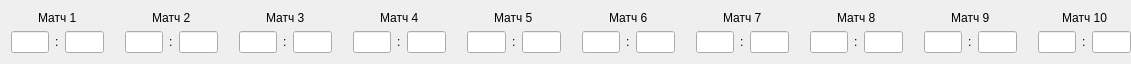
   <widget class="QWidget" name="">
    <property name="geometry">
     <rect>
      <x>30</x>
      <y>70</y>
      <width>1131</width>
      <height>53</height>
     </rect>
    </property>
    <layout class="QHBoxLayout" name="horizontalLayout_33">
     <property name="rightMargin">
      <number>0</number>
     </property>
     <item>
      <layout class="QVBoxLayout" name="verticalLayout_3">
       <property name="topMargin">
        <number>0</number>
       </property>
       <item alignment="Qt::AlignHCenter">
        <widget class="QLabel" name="label_12">
         <property name="text">
          <string>Матч 1</string>
         </property>
        </widget>
       </item>
       <item>
        <layout class="QHBoxLayout" name="horizontalLayout_6">
         <property name="bottomMargin">
          <number>0</number>
         </property>
         <item>
          <widget class="QLineEdit" name="Score_1_1">
           <property name="alignment">
            <set>Qt::AlignCenter</set>
           </property>
          </widget>
         </item>
         <item>
          <widget class="QLabel" name="label">
           <property name="text">
            <string>:</string>
           </property>
          </widget>
         </item>
         <item>
          <widget class="QLineEdit" name="Score_1_2">
           <property name="alignment">
            <set>Qt::AlignCenter</set>
           </property>
          </widget>
         </item>
        </layout>
       </item>
      </layout>
     </item>
     <item>
      <spacer name="verticalSpacer_2">
       <property name="orientation">
        <enum>Qt::Vertical</enum>
       </property>
       <property name="sizeHint" stdset="0">
        <size>
         <width>15</width>
         <height>40</height>
        </size>
       </property>
      </spacer>
     </item>
     <item>
      <layout class="QVBoxLayout" name="verticalLayout_25">
       <property name="topMargin">
        <number>0</number>
       </property>
       <item alignment="Qt::AlignHCenter">
        <widget class="QLabel" name="label_255">
         <property name="text">
          <string>Матч 2</string>
         </property>
        </widget>
       </item>
       <item>
        <layout class="QHBoxLayout" name="horizontalLayout_43">
         <property name="bottomMargin">
          <number>0</number>
         </property>
         <item>
          <widget class="QLineEdit" name="Score_2_1">
           <property name="alignment">
            <set>Qt::AlignCenter</set>
           </property>
          </widget>
         </item>
         <item>
          <widget class="QLabel" name="label_256">
           <property name="text">
            <string>:</string>
           </property>
          </widget>
         </item>
         <item>
          <widget class="QLineEdit" name="Score_2_2">
           <property name="alignment">
            <set>Qt::AlignCenter</set>
           </property>
          </widget>
         </item>
        </layout>
       </item>
      </layout>
     </item>
     <item>
      <spacer name="verticalSpacer">
       <property name="orientation">
        <enum>Qt::Vertical</enum>
       </property>
       <property name="sizeHint" stdset="0">
        <size>
         <width>15</width>
         <height>40</height>
        </size>
       </property>
      </spacer>
     </item>
     <item>
      <layout class="QVBoxLayout" name="verticalLayout_19">
       <property name="topMargin">
        <number>0</number>
       </property>
       <item alignment="Qt::AlignHCenter">
        <widget class="QLabel" name="label_23">
         <property name="text">
          <string>Матч 3</string>
         </property>
        </widget>
       </item>
       <item>
        <layout class="QHBoxLayout" name="horizontalLayout_37">
         <property name="bottomMargin">
          <number>0</number>
         </property>
         <item>
          <widget class="QLineEdit" name="Score_3_1">
           <property name="alignment">
            <set>Qt::AlignCenter</set>
           </property>
          </widget>
         </item>
         <item>
          <widget class="QLabel" name="label_24">
           <property name="text">
            <string>:</string>
           </property>
          </widget>
         </item>
         <item>
          <widget class="QLineEdit" name="Score_3_2">
           <property name="alignment">
            <set>Qt::AlignCenter</set>
           </property>
          </widget>
         </item>
        </layout>
       </item>
      </layout>
     </item>
     <item>
      <spacer name="verticalSpacer_3">
       <property name="orientation">
        <enum>Qt::Vertical</enum>
       </property>
       <property name="sizeHint" stdset="0">
        <size>
         <width>15</width>
         <height>40</height>
        </size>
       </property>
      </spacer>
     </item>
     <item>
      <layout class="QVBoxLayout" name="verticalLayout_20">
       <property name="topMargin">
        <number>0</number>
       </property>
       <item alignment="Qt::AlignHCenter">
        <widget class="QLabel" name="label_25">
         <property name="text">
          <string>Матч 4</string>
         </property>
        </widget>
       </item>
       <item>
        <layout class="QHBoxLayout" name="horizontalLayout_38">
         <property name="bottomMargin">
          <number>0</number>
         </property>
         <item>
          <widget class="QLineEdit" name="Score_4_1">
           <property name="alignment">
            <set>Qt::AlignCenter</set>
           </property>
          </widget>
         </item>
         <item>
          <widget class="QLabel" name="label_26">
           <property name="text">
            <string>:</string>
           </property>
          </widget>
         </item>
         <item>
          <widget class="QLineEdit" name="Score_4_2">
           <property name="alignment">
            <set>Qt::AlignCenter</set>
           </property>
          </widget>
         </item>
        </layout>
       </item>
      </layout>
     </item>
     <item>
      <spacer name="verticalSpacer_4">
       <property name="orientation">
        <enum>Qt::Vertical</enum>
       </property>
       <property name="sizeHint" stdset="0">
        <size>
         <width>15</width>
         <height>40</height>
        </size>
       </property>
      </spacer>
     </item>
     <item>
      <layout class="QVBoxLayout" name="verticalLayout_27">
       <property name="topMargin">
        <number>0</number>
       </property>
       <item alignment="Qt::AlignHCenter">
        <widget class="QLabel" name="label_259">
         <property name="text">
          <string>Матч 5</string>
         </property>
        </widget>
       </item>
       <item>
        <layout class="QHBoxLayout" name="horizontalLayout_45">
         <property name="bottomMargin">
          <number>0</number>
         </property>
         <item>
          <widget class="QLineEdit" name="Score_5_1">
           <property name="alignment">
            <set>Qt::AlignCenter</set>
           </property>
          </widget>
         </item>
         <item>
          <widget class="QLabel" name="label_260">
           <property name="text">
            <string>:</string>
           </property>
          </widget>
         </item>
         <item>
          <widget class="QLineEdit" name="Score_5_2">
           <property name="alignment">
            <set>Qt::AlignCenter</set>
           </property>
          </widget>
         </item>
        </layout>
       </item>
      </layout>
     </item>
     <item>
      <spacer name="verticalSpacer_5">
       <property name="orientation">
        <enum>Qt::Vertical</enum>
       </property>
       <property name="sizeHint" stdset="0">
        <size>
         <width>15</width>
         <height>40</height>
        </size>
       </property>
      </spacer>
     </item>
     <item>
      <layout class="QVBoxLayout" name="verticalLayout_26">
       <property name="topMargin">
        <number>0</number>
       </property>
       <item alignment="Qt::AlignHCenter">
        <widget class="QLabel" name="label_257">
         <property name="text">
          <string>Матч 6</string>
         </property>
        </widget>
       </item>
       <item>
        <layout class="QHBoxLayout" name="horizontalLayout_44">
         <property name="bottomMargin">
          <number>0</number>
         </property>
         <item>
          <widget class="QLineEdit" name="Score_6_1">
           <property name="alignment">
            <set>Qt::AlignCenter</set>
           </property>
          </widget>
         </item>
         <item>
          <widget class="QLabel" name="label_258">
           <property name="text">
            <string>:</string>
           </property>
          </widget>
         </item>
         <item>
          <widget class="QLineEdit" name="Score_6_2">
           <property name="alignment">
            <set>Qt::AlignCenter</set>
           </property>
          </widget>
         </item>
        </layout>
       </item>
      </layout>
     </item>
     <item>
      <spacer name="verticalSpacer_6">
       <property name="orientation">
        <enum>Qt::Vertical</enum>
       </property>
       <property name="sizeHint" stdset="0">
        <size>
         <width>15</width>
         <height>40</height>
        </size>
       </property>
      </spacer>
     </item>
     <item>
      <layout class="QVBoxLayout" name="verticalLayout_21">
       <property name="topMargin">
        <number>0</number>
       </property>
       <item alignment="Qt::AlignHCenter">
        <widget class="QLabel" name="label_27">
         <property name="text">
          <string>Матч 7</string>
         </property>
        </widget>
       </item>
       <item>
        <layout class="QHBoxLayout" name="horizontalLayout_39">
         <property name="bottomMargin">
          <number>0</number>
         </property>
         <item>
          <widget class="QLineEdit" name="Score_7_1">
           <property name="alignment">
            <set>Qt::AlignCenter</set>
           </property>
          </widget>
         </item>
         <item>
          <widget class="QLabel" name="label_28">
           <property name="text">
            <string>:</string>
           </property>
          </widget>
         </item>
         <item>
          <widget class="QLineEdit" name="Score_7_2">
           <property name="alignment">
            <set>Qt::AlignCenter</set>
           </property>
          </widget>
         </item>
        </layout>
       </item>
      </layout>
     </item>
     <item>
      <spacer name="verticalSpacer_7">
       <property name="orientation">
        <enum>Qt::Vertical</enum>
       </property>
       <property name="sizeHint" stdset="0">
        <size>
         <width>15</width>
         <height>40</height>
        </size>
       </property>
      </spacer>
     </item>
     <item>
      <layout class="QVBoxLayout" name="verticalLayout_24">
       <property name="topMargin">
        <number>0</number>
       </property>
       <item alignment="Qt::AlignHCenter">
        <widget class="QLabel" name="label_253">
         <property name="text">
          <string>Матч 8</string>
         </property>
        </widget>
       </item>
       <item>
        <layout class="QHBoxLayout" name="horizontalLayout_42">
         <property name="bottomMargin">
          <number>0</number>
         </property>
         <item alignment="Qt::AlignHCenter">
          <widget class="QLineEdit" name="Score_8_1">
           <property name="alignment">
            <set>Qt::AlignCenter</set>
           </property>
          </widget>
         </item>
         <item>
          <widget class="QLabel" name="label_254">
           <property name="text">
            <string>:</string>
           </property>
          </widget>
         </item>
         <item>
          <widget class="QLineEdit" name="Score_8_2">
           <property name="styleSheet">
            <string notr="true">Alignment: AlignCenter</string>
           </property>
           <property name="text">
            <string/>
           </property>
           <property name="alignment">
            <set>Qt::AlignCenter</set>
           </property>
          </widget>
         </item>
        </layout>
       </item>
      </layout>
     </item>
     <item>
      <spacer name="verticalSpacer_9">
       <property name="orientation">
        <enum>Qt::Vertical</enum>
       </property>
       <property name="sizeHint" stdset="0">
        <size>
         <width>15</width>
         <height>40</height>
        </size>
       </property>
      </spacer>
     </item>
     <item>
      <layout class="QVBoxLayout" name="verticalLayout_22">
       <property name="topMargin">
        <number>0</number>
       </property>
       <item alignment="Qt::AlignHCenter">
        <widget class="QLabel" name="label_29">
         <property name="text">
          <string>Матч 9</string>
         </property>
        </widget>
       </item>
       <item>
        <layout class="QHBoxLayout" name="horizontalLayout_40">
         <property name="bottomMargin">
          <number>0</number>
         </property>
         <item>
          <widget class="QLineEdit" name="Score_9_1">
           <property name="alignment">
            <set>Qt::AlignCenter</set>
           </property>
          </widget>
         </item>
         <item>
          <widget class="QLabel" name="label_30">
           <property name="text">
            <string>:</string>
           </property>
          </widget>
         </item>
         <item>
          <widget class="QLineEdit" name="Score_9_2">
           <property name="alignment">
            <set>Qt::AlignCenter</set>
           </property>
          </widget>
         </item>
        </layout>
       </item>
      </layout>
     </item>
     <item>
      <spacer name="verticalSpacer_8">
       <property name="orientation">
        <enum>Qt::Vertical</enum>
       </property>
       <property name="sizeHint" stdset="0">
        <size>
         <width>15</width>
         <height>40</height>
        </size>
       </property>
      </spacer>
     </item>
     <item>
      <layout class="QVBoxLayout" name="verticalLayout_23">
       <property name="topMargin">
        <number>0</number>
       </property>
       <item alignment="Qt::AlignHCenter">
        <widget class="QLabel" name="label_31">
         <property name="text">
          <string>Матч 10</string>
         </property>
        </widget>
       </item>
       <item>
        <layout class="QHBoxLayout" name="horizontalLayout_41">
         <property name="bottomMargin">
          <number>0</number>
         </property>
         <item>
          <widget class="QLineEdit" name="Score_10_1">
           <property name="alignment">
            <set>Qt::AlignCenter</set>
           </property>
          </widget>
         </item>
         <item>
          <widget class="QLabel" name="label_252">
           <property name="text">
            <string>:</string>
           </property>
          </widget>
         </item>
         <item>
          <widget class="QLineEdit" name="Score_10_2">
           <property name="alignment">
            <set>Qt::AlignCenter</set>
           </property>
          </widget>
         </item>
        </layout>
       </item>
      </layout>
     </item>
    </layout>
   </widget>
